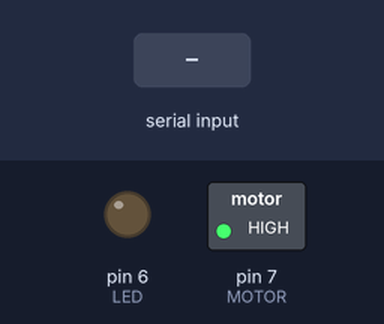
Simulated run of this sketch. Board: Arduino Uno, built with avr-gcc and run on an emulated ATmega328P. On the bench: switched loads named in the sketch (green lamp = pin HIGH), output pins drawn as LEDs (lit = HIGH). The inputs (shaded band) are chosen by the test bench.

Above: at 1.2 s.
1.3 s: "1" received over the second serial link
At 2.5 s:
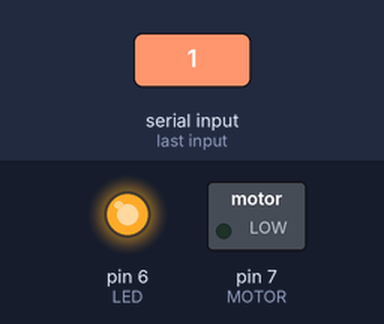
2.8 s: "0" received over the second serial link
At 3.8 s:
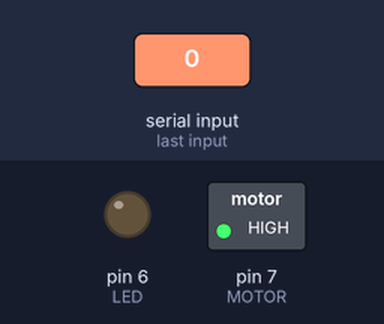
Timing chart, 0 to 5.8 s (numbered marks = the images above; inputs shaded):
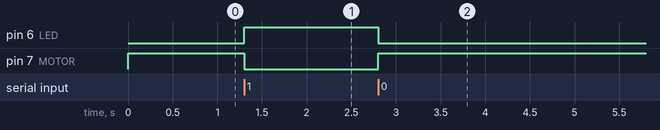

The sketch:

bike_code.ino
```cpp
#include <SoftwareSerial.h>

SoftwareSerial BT(2,3);

#define LED 6
#define MOTOR 7

char lastData = '0';  // store last received data

// Timer
unsigned long lastReceiveTime = 0;
const long timeout = 130000; // 2 min + buffer (130 sec)

void setup() {

  pinMode(LED, OUTPUT);
  pinMode(MOTOR, OUTPUT);

  digitalWrite(LED, LOW);
  digitalWrite(MOTOR, HIGH);   // motor OFF initially

  BT.begin(9600);
}

void loop() {

  // 📡 Check for incoming data
  if (BT.available()) {

    char data = BT.read();
    lastData = data;

    lastReceiveTime = millis();  // update time

    // Act immediately
    if (data == '1') {
      digitalWrite(LED, HIGH);
      digitalWrite(MOTOR, LOW);   // motor ON
    }

    else if (data == '0') {
      digitalWrite(LED, LOW);
      digitalWrite(MOTOR, HIGH);  // motor OFF
    }
  }

  // 🚨 Safety: if no data received for 2 minutes
  if (millis() - lastReceiveTime > timeout) {

    digitalWrite(LED, LOW);
    digitalWrite(MOTOR, HIGH);   // motor OFF for safety
  }

}
```

Measured:
- after the input at 1.3 s, pin 6 (LED): LOW → HIGH at once; pin 7 (MOTOR): HIGH → LOW at once
- after the input at 2.8 s, pin 6 (LED): HIGH → LOW at once; pin 7 (MOTOR): LOW → HIGH at once
